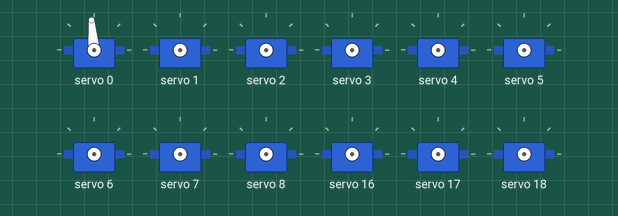
A sketch run on a simulated Arduino Uno, built with avr-gcc and run on an emulated ATmega328P. Parts: 12 × servo. What the sketch prints to the serial monitor is not drawn.

Above: at 0.1 s.
At 11.6 s:
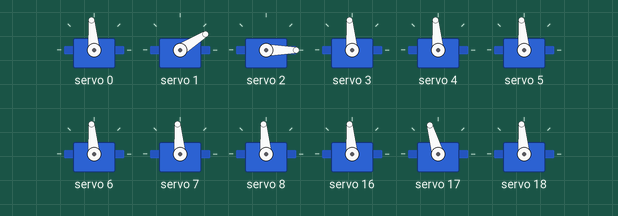
At 12.6 s:
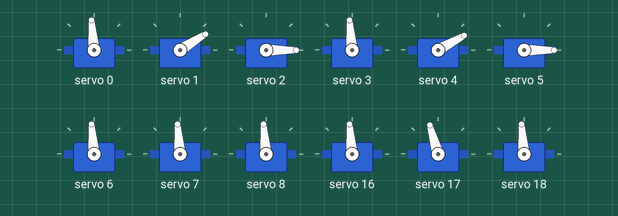
At 13.6 s:
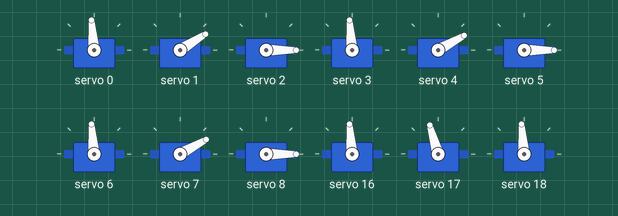
At 14.6 s:
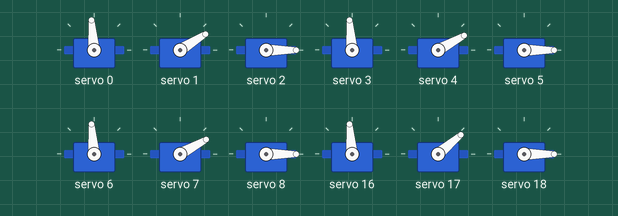
At 19.6 s:
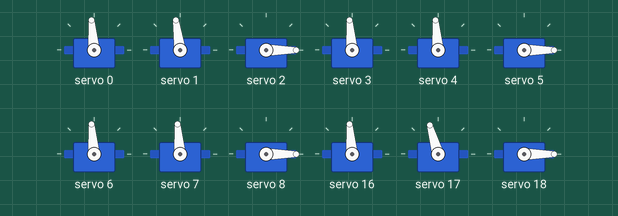
Timing chart, 0 to 21.1 s (numbered marks = the images above):
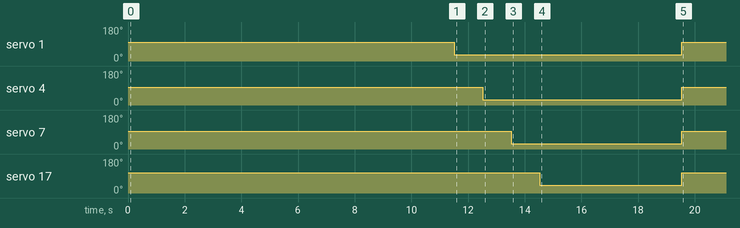

The sketch:

Hexapod.ino
```cpp
#include <Adafruit_PWMServoDriver.h>
#include <leg.h>
#include <move.h>


#define SERVOMIN  125                                                 // this is the 'minimum' pulse length count (out of 4096)
#define SERVOMAX  625                                                 // this is the 'maximum' pulse length count (out of 4096)


void setup() {
  Serial.begin(9600);
  Serial.println("16 channel Servo test!");
  board1.begin();
  board1.setPWMFreq(60);
  board2.begin();
  board2.setPWMFreq(60);                  // Analog servos run at ~60 Hz updates
 for (int i = 0; i <= 18; i++) {
    setServoAngle(i, defaultangle[i]);
    delay(500);

  }
  delay(1000);
      delay(1000);
      leg1(90,30,0);delay(1000);leg2(90,30,0);delay(1000);leg3(90,30,0);delay(1000);leg4(90,30,0);delay(1000);leg5(90,30,0);delay(1000);leg6(90,30,0);
      delay(3000);
      leg1(90,90,0);leg2(90,90,0);leg3(90,90,0);leg4(90,90,0);leg5(90,90,0);leg6(90,90,0);
      delay(1000);
      }

void loop()
 {


  }
```

leg.h
```cpp
Adafruit_PWMServoDriver board1 = Adafruit_PWMServoDriver(0x40);       // called this way, it uses the default address 0x40
Adafruit_PWMServoDriver board2 = Adafruit_PWMServoDriver(0x41);
#define SERVOMIN  125                                                 // this is the 'minimum' pulse length count (out of 4096)
#define SERVOMAX  625                                                 // this is the 'maximum' pulse length count (out of 4096)

int angleToPulse(int ang)                             //gets angle in degree and returns the pulse width
  {  int pulse = map(ang,0, 180, SERVOMIN,SERVOMAX);  // map angle of 0 to 180 to Servo min and Servo max
     //Serial.print("Angle: ");Serial.print(ang);
     //Serial.print(" pulse: ");Serial.println(pulse);
     return pulse;
  };
int servoChannel[18] = {
  0,  1,  2,   // Kaki 1: Coxa, Femur, Tibia
  3,  4,  5,   // Kaki 2
  6,  7,  8,   // Kaki 3
  9, 10, 11,   // Kaki 4
  12, 13, 14,  // Kaki 5
  15, 16, 17   // Kaki 6 → butuh board PCA kedua jika pakai 18 channel
};

int defaultangle[18]={
  90,93,90,
  90,90,90,
  90,90,90,
  90,100,90,
  90,90,90,
  90,90,90,
};

void setServoAngle(int index, int angle) {
  int channel = servoChannel[index];
  int pulse = map(angle, 0, 180, SERVOMIN, SERVOMAX);

  // Jika hanya punya 1 modul PCA9685, channel harus 0-15
  if (channel >= 0 && channel <= 8) {
    board1.setPWM(channel, 0, pulse);
  }
  // Tambahan: jika pakai 2 modul PCA, perlu panggil driver kedua
  else if (channel >= 9) {
    board2.setPWM(channel - 9, 0, pulse);
  }
}


void leg1(int atas,int mid,int bawah){
  board1.setPWM(0, 0, angleToPulse(atas));
  board1.setPWM(1, 0, angleToPulse(mid+3));
  board1.setPWM(2, 0, angleToPulse(bawah));
}
void leg2(int atas,int mid,int bawah){
  board1.setPWM(3, 0, angleToPulse(atas));
  board1.setPWM(4, 0, angleToPulse(mid));
  board1.setPWM(5, 0, angleToPulse(bawah));
}
void leg3(int atas,int mid,int bawah){
  board1.setPWM(6, 0, angleToPulse(atas));
  board1.setPWM(7, 0, angleToPulse(mid));
  board1.setPWM(8, 0, angleToPulse(bawah));
}
void leg4(int atas,int mid,int bawah){
  board2.setPWM(0, 0, angleToPulse(atas));
  board2.setPWM(1, 0, angleToPulse(mid+10));
  board2.setPWM(2, 0, angleToPulse(bawah));
}
void leg5(int atas,int mid,int bawah){
  board2.setPWM(3, 0, angleToPulse(atas));
  board2.setPWM(4, 0, angleToPulse(mid));
  board2.setPWM(5, 0, angleToPulse(bawah));
}
void leg6(int atas,int mid,int bawah){
  board2.setPWM(6, 0, angleToPulse(atas));
  board2.setPWM(7, 0, angleToPulse(mid));
  board2.setPWM(8, 0, angleToPulse(bawah));
}
```

move.h
```cpp

```
